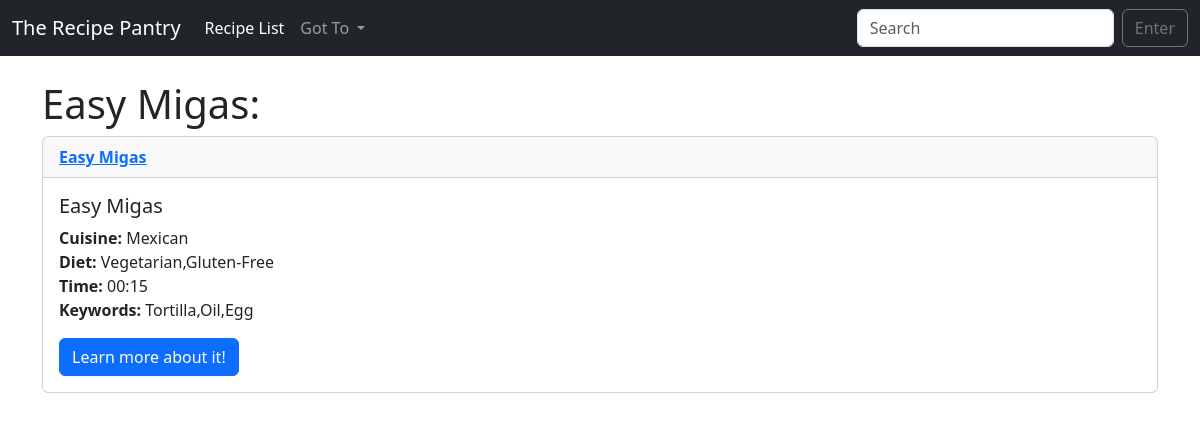
Screenshot of /single_recipe/16 with the database file from the repository.
### RecipeApp/models.py (models this page shows)
class Recipe(models.Model):
    name = models.CharField('Recipe name', max_length=100)
    link = models.CharField('Recipe link', max_length=200)
    cuisine = models.CharField('Recipe cuisine', max_length=100)
    diet = models.CharField('Recipe diet', max_length=100, null=True)
    prep_time = models.CharField('Recipe time', max_length=5)
    keywords = models.CharField('Recipe keyword', max_length=300)
    def __str__(self):
        return self.name

### RecipeApp/views.py (the view)
# urls.py: path('single_recipe/<recipe_id>', views.single_recipe, name='single-recipe'),
def single_recipe(request,recipe_id):
    recipe=Recipe.objects.get(pk=recipe_id)
    return render(request, 'single_recipe.html', {'recipe': recipe})

### RecipeApp/templates/single_recipe.html
{% extends 'base.html' %}
{% block content %}
    <h1>{{recipe.name}}: </h1>
    <div class="card">
  <div class="card-header">
      <a href="{%url 'single-recipe' recipe.id%}"><strong>{{recipe}}</strong> </a>
      <br/>
  </div>
  <div class="card-body">
    <h5 class="card-title">{{recipe.name}}</h5>
    <p class="card-text">
        <u1>
       <strong>Cuisine:</strong> {{recipe.cuisine}}<br/>
       <strong>Diet:</strong> {{recipe.diet}}<br/>
       <strong>Time:</strong> {{recipe.prep_time}}<br/>
       <strong>Keywords:</strong> {{recipe.keywords}}<br/>
    </u1>
    </p>
    <a href="{{recipe.link}}" class="btn btn-primary">Learn more about it!</a>
  </div>
</div>
{% endblock %}

### rows the page displays
Recipe: name "Easy Migas", cuisine "Mexican", diet "Vegetarian,Gluten-Free", prep_time "00:15", keywords "Tortilla,Oil,Egg"
